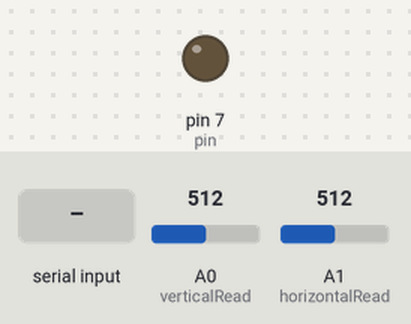
Simulated run of this sketch. Board: Arduino Uno, built for the host (arithmetic inside an expression is 32-bit, double 64-bit). Parts: output pins drawn as LEDs (lit = HIGH). The test bench sets the inputs (shaded band); at power-on: A0 (verticalRead) = 512, A1 (horizontalRead) = 512. What the sketch prints to the serial monitor is not drawn.

Above: at 1.2 s.
1.3 s: "1\n" received over Serial
At 2.1 s:
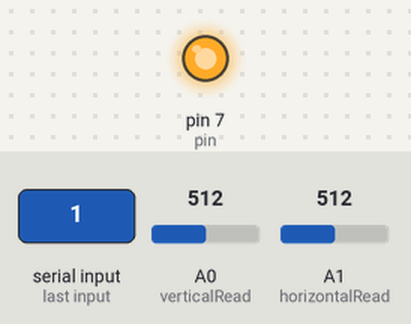
3.8 s: A0 (verticalRead) set to 551
5.3 s: A0 (verticalRead) set to 576
Timing chart, 0 to 8.3 s (numbered marks = the images above; inputs shaded):
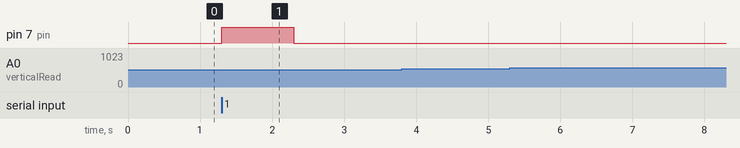

The sketch:

joystickinputs.ino
```cpp
int verticalRead = A0;
int horizontalRead = A1;
String serialData;
int pin = 7;
void setup() {
  // put your setup code here, to run once:
  Serial.begin(9600);
  pinMode(pin,OUTPUT);

}

void loop() {
  //code to read data from python for beep
  if(Serial.available() > 0){
    serialData =  Serial.readStringUntil('\n');
      if(serialData == '1'){
        digitalWrite(pin, HIGH);
        delay(1000);
        digitalWrite(pin, LOW);
      }
      }
  // put your main code here, to run repeatedly:
  String vertical = String(map((analogRead(verticalRead)- 4), 0, 1023, -5, +6));
  String horizontal = String(map((analogRead(horizontalRead) + 4), 0, 1023, -5, +5));

  if (vertical != "0" || horizontal != "0") {
    String toReturn = "X";
    toReturn += vertical;
    toReturn += "Y";
    toReturn += horizontal;
    toReturn +=
    Serial.println(toReturn);
    delay(40);
  }
}
```

Measured:
- after the input at 1.3 s, pin 7 (pin): LOW → HIGH at once, → LOW 1.0 s later
- after the input at 3.8 s, every drawn part: stays the same
- after the input at 5.3 s, every drawn part: stays the same
